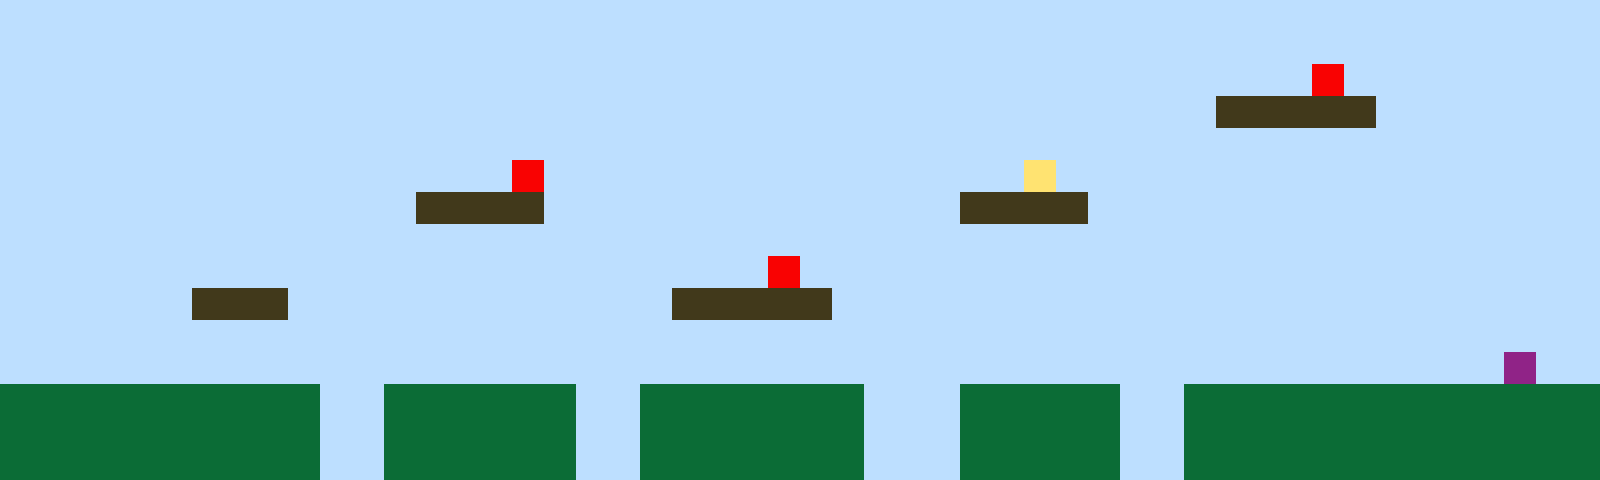

This game map was drawn from its Tiled (.tmx) file and the tilesets committed beside it. A one-line description and the full map source follow:
An orthogonal 50x15 tile map with 32x32 px tiles, 1 tile layer (Tile Layer 1).

<map version="1.10" tiledversion="1.11.2" orientation="orthogonal" renderorder="right-up" width="50" height="15" tilewidth="32" tileheight="32" infinite="0" nextlayerid="2" nextobjectid="1"><editorsettings><export target="map1.csv" format="csv" /></editorsettings><tileset firstgid="1" name="sprites" tilewidth="32" tileheight="32" tilecount="6" columns="3"><image source="sprites.png" width="96" height="64" /></tileset><layer id="1" name="Tile Layer 1" width="50" height="15"><data encoding="csv">1,1,1,1,1,1,1,1,1,1,1,1,1,1,1,1,1,1,1,1,1,1,1,1,1,1,1,1,1,1,1,1,1,1,1,1,1,1,1,1,1,1,1,1,1,1,1,1,1,1,1,1,1,1,1,1,1,1,1,1,1,1,1,1,1,1,1,1,1,1,1,1,1,1,1,1,1,1,1,1,1,1,1,1,1,1,1,1,1,1,1,1,1,1,1,1,1,1,1,1,1,1,1,1,1,1,1,1,1,1,1,1,1,1,1,1,1,1,1,1,1,1,1,1,1,1,1,1,1,1,1,1,1,1,1,1,1,1,1,1,1,5,1,1,1,1,1,1,1,1,1,1,1,1,1,1,1,1,1,1,1,1,1,1,1,1,1,1,1,1,1,1,1,1,1,1,1,1,1,1,1,1,1,1,1,1,1,1,3,3,3,3,3,1,1,1,1,1,1,1,1,1,1,1,1,1,1,1,1,1,1,1,1,1,1,1,1,1,1,1,1,1,1,1,1,1,1,1,1,1,1,1,1,1,1,1,1,1,1,1,1,1,1,1,1,1,1,1,1,1,1,1,1,1,1,1,1,1,1,1,1,1,1,1,1,1,5,1,1,1,1,1,1,1,1,1,1,1,1,1,1,1,4,1,1,1,1,1,1,1,1,1,1,1,1,1,1,1,1,1,1,1,1,1,1,1,1,1,1,1,1,1,1,3,3,3,3,1,1,1,1,1,1,1,1,1,1,1,1,1,3,3,3,3,1,1,1,1,1,1,1,1,1,1,1,1,1,1,1,1,1,1,1,1,1,1,1,1,1,1,1,1,1,1,1,1,1,1,1,1,1,1,1,1,1,1,1,1,1,1,1,1,1,1,1,1,1,1,1,1,1,1,1,1,1,1,1,1,1,1,1,1,1,1,1,1,1,1,1,1,1,1,1,1,1,1,1,1,1,1,1,1,1,1,5,1,1,1,1,1,1,1,1,1,1,1,1,1,1,1,1,1,1,1,1,1,1,1,1,1,1,1,1,1,1,1,3,3,3,1,1,1,1,1,1,1,1,1,1,1,1,3,3,3,3,3,1,1,1,1,1,1,1,1,1,1,1,1,1,1,1,1,1,1,1,1,1,1,1,1,1,1,1,1,1,1,1,1,1,1,1,1,1,1,1,1,1,1,1,1,1,1,1,1,1,1,1,1,1,1,1,1,1,1,1,1,1,1,1,1,1,1,1,1,1,1,1,1,1,1,1,1,1,1,1,1,1,1,1,1,1,1,1,1,1,1,1,1,1,1,1,1,1,1,1,1,1,1,1,1,1,1,1,1,1,1,1,1,1,1,1,1,1,1,1,1,1,6,1,1,2,2,2,2,2,2,2,2,2,2,1,1,2,2,2,2,2,2,1,1,2,2,2,2,2,2,2,1,1,1,2,2,2,2,2,1,1,2,2,2,2,2,2,2,2,2,2,2,2,2,2,2,2,2,2,2,2,2,2,2,1,1,2,2,2,2,2,2,1,1,2,2,2,2,2,2,2,1,1,1,2,2,2,2,2,1,1,2,2,2,2,2,2,2,2,2,2,2,2,2,2,2,2,2,2,2,2,2,2,2,1,1,2,2,2,2,2,2,1,1,2,2,2,2,2,2,2,1,1,1,2,2,2,2,2,1,1,2,2,2,2,2,2,2,2,2,2,2,2,2</data></layer></map>
